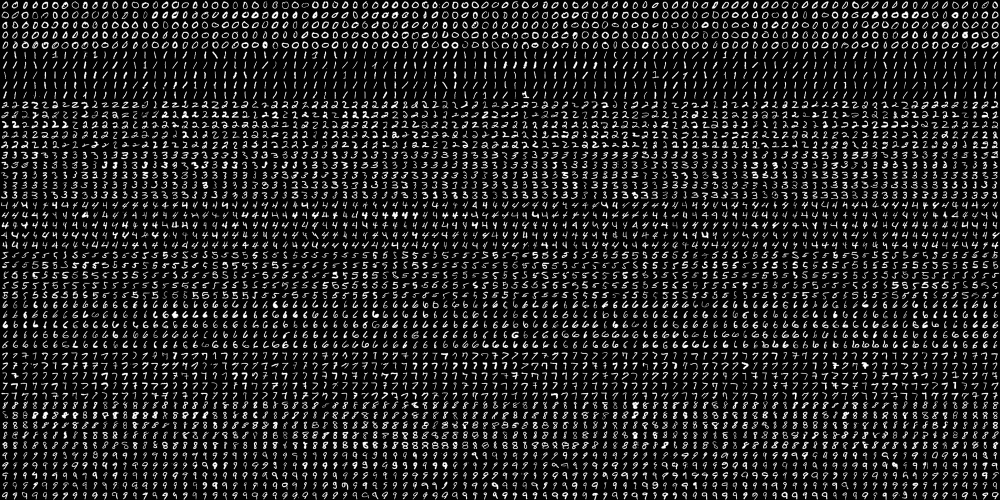
#> input picture VideoProjekat/digits.png, 2000 x 1000 px (shown at 1/2 size)
$ python ocr.py   (Python 2 division)   (older library calls are emulated)
#> lines starting #> are read from the running program, lines starting #| are printed output that depends on the picture; after the words box and inside, x2 and y2 are one past the last pixel; in counts of white or black regions, pixels touching at a corner belong together
import sys

import numpy as np
import cv2

im = cv2.imread('digits.png')
#> im is the input picture: shape (1000, 2000, 3); min 0, max 255, mean 33.8
im3 = im.copy()

gray = cv2.cvtColor(im,cv2.COLOR_BGR2GRAY)
blur = cv2.GaussianBlur(gray,(5,5),0)
thresh = cv2.adaptiveThreshold(blur.astype(np.uint8), 255, cv2.ADAPTIVE_THRESH_MEAN_C, cv2.THRESH_BINARY, 41, 3)
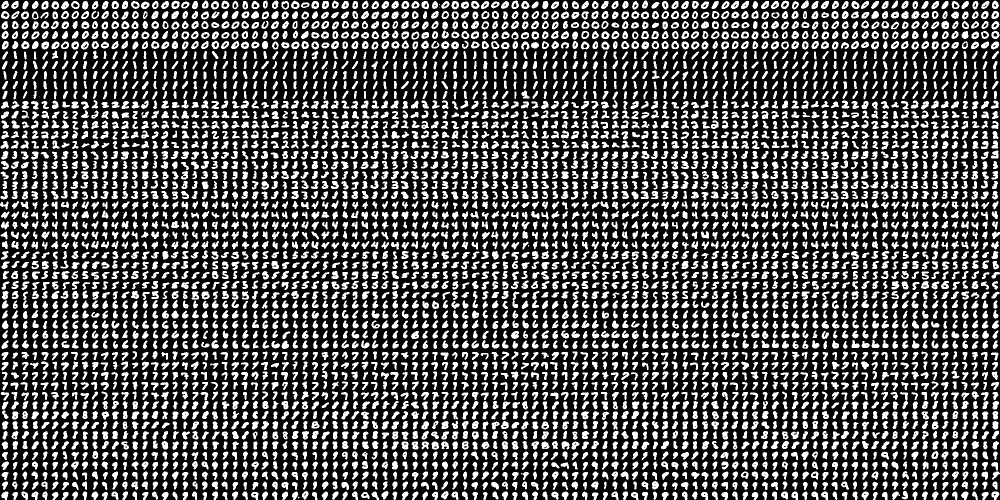
#> thresh: shape (1000, 2000) (shown at 1/2 size); 30.3% white; 5009 white regions (10 under 20 px)


#################      Now finding Contours         ###################

_,contours,_ = cv2.findContours(thresh,cv2.RETR_LIST,cv2.CHAIN_APPROX_SIMPLE)
#> contours = 6078 contours, 732 with area under 20; largest, box (x1, y1, x2, y2) and area: (343, 1, 359, 18) 191, (563, 2, 578, 19) 188, (142, 2, 159, 18) 188, (582, 1, 599, 18) 188, (403, 583, 420, 599) 186

samples =  np.empty((0,100))
responses = []
keys = [i for i in range(48,58)]

for cnt in contours:
    if cv2.contourArea(cnt)>5:
        [x,y,w,h] = cv2.boundingRect(cnt)

        if  h>10:
            cv2.rectangle(im,(x,y),(x+w,y+h),(0,0,255),2)
            roi = thresh[y:y+h,x:x+w]
            roismall = cv2.resize(roi,(10,10))
            cv2.imshow('norm',im)
            key = cv2.waitKey(0)

            if key == 27:  # (escape to quit)
                sys.exit()
#> (the program exits here)
